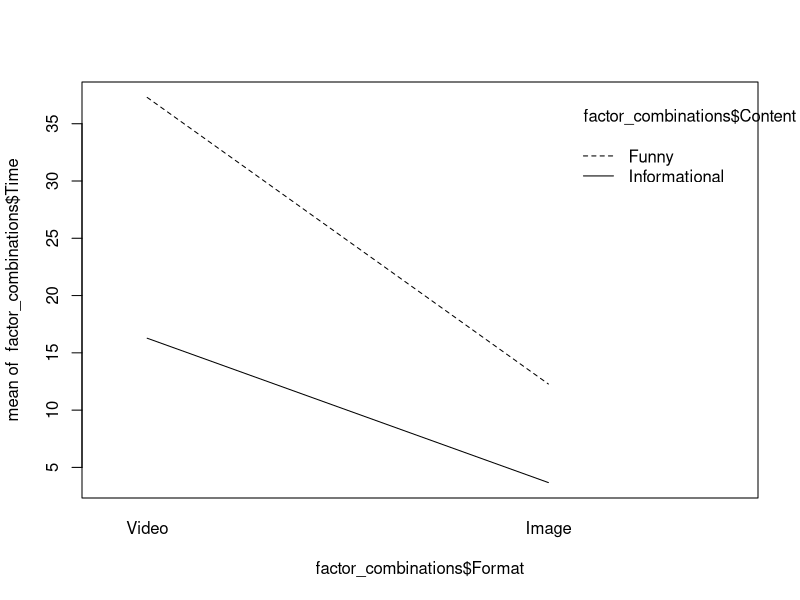

The R source for this figure:
## STAT 7220 Factorial Experimental Designs ##

library(tidyverse)
library(readxl)
library(rstatix)

## Generate Data ##

outer_helmet_materials <- c("Polycarbonate","New Composite")
inner_helmet_materials <- c("Foam","Gel")

n_replicates <- 10

factor_combinations <- expand.grid(Shell=outer_helmet_materials, Padding=inner_helmet_materials,
                                   Replicate = 1:n_replicates) |>
  select(-Replicate) |>
  arrange(Shell,Padding)

df <- factor_combinations |>
  mutate(Shell_Effect = ifelse(Shell == "Polycarbonate", 5, -5),
         Padding_Effect = ifelse(Padding == "Foam", 5, -5),
         Interaction_Effect = ifelse(Shell == "Polycarbonate" & Padding == "Foam", 10, 
                                     ifelse(Shell == "Polycarbonate" & Padding == "Gel", 0,
                                            ifelse(Shell == "New Composite" & Padding == "Foam", -5, -10)))) |>
           
  mutate(Response = abs(
    round(
      80 + Shell_Effect + Padding_Effect + Interaction_Effect + rnorm(1,mean=0,sd=10),
      2)
  )
  )

## Generate Random Noise ##

noise <- rnorm(nrow(df), mean = 0, sd = 10)

df <- df |>
  mutate(Response = round(Response + noise,2)) |>
  select(-Shell_Effect, -Padding_Effect, -Interaction_Effect)

## Build a function to generate two-way factorial design data ##

ad_format_levels <- c("Video","Image")
ad_content_levels <- c("Funny","Informational")

n_replicates <- 25

intercept <- 20

factor_combinations <- expand.grid(Format=ad_format_levels, Content=ad_content_levels,
                                   Replicate = 1:n_replicates) |>
  select(-Replicate) |>
  arrange(Format,Content) |>
  mutate(Format_Effect = ifelse(Format == "Video", 5, -5),
         Content_Effect = ifelse(Content == "Funny", 5, -5),
         Interaction_Effect = ifelse(Format == "Video" & Content == "Funny",10, 
                                     ifelse(Format == "Video" & Content == "Informational", 0,
                                            ifelse(Format == "Image" & Content == "Informational", -10, -5)))) |>
  
  mutate(Time = abs(
    round(
      intercept + Format_Effect + Content_Effect + Interaction_Effect + rnorm(1,mean=0,sd=5),
      2)
  ))

## Generate Random Noise ##

noise <- rnorm(nrow(factor_combinations), mean = 0, sd = 5)

factor_combinations <- factor_combinations |>
  mutate(Time = abs(round(Time + noise,2))) |>
  select(-Format_Effect, -Content_Effect, -Interaction_Effect)

## Save to Excel File ##

writexl::write_xlsx(factor_combinations,"Instagram Data.xlsx")

mod2 <- aov(Time~Format*Content,data=factor_combinations)

## Evaluate Normality ##

shapiro.test(residuals(mod2))

## Evaluate Homogeneity of Variance ##

lmtest::bptest(mod2)

## Generate Interaction Plot ##

interaction.plot(factor_combinations$Format,factor_combinations$Content,factor_combinations$Time)

summary(mod2)
